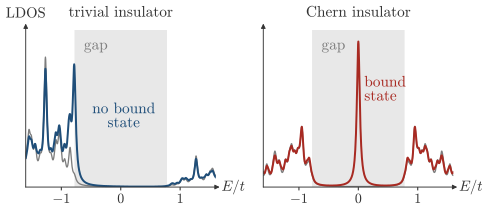

Write the Python code that produced this figure.
"""Session 9, Section 9.8, a vacancy in a Chern insulator and in a trivial insulator with the same gap.

The honeycomb lattice on a torus of 18x18 unit cells (648 sites, no edges), first-neighbor hopping t=1. The
Chern insulator is the Haldane model with t2=0.15 and phase pi/2 (gap 6 sqrt(3) t2 = 1.56 at K and K'), the
trivial insulator has t2=0 and a sublattice mass M=0.78 (gap 2M = 1.56). One A site is removed. We plot the
local density of states summed on the three neighbors of the vacancy, with a Lorentzian broadening 0.03,
next to the same sum in the clean torus. The bulk gap is shaded."""
import os, sys
sys.path.insert(0, os.path.join(os.path.dirname(os.path.abspath(__file__)), '..'))
import numpy as np
import style
style.plt.rcParams.update({'font.size': 11, 'axes.labelsize': 11, 'xtick.labelsize': 10.5, 'ytick.labelsize': 10.5,
                           'legend.fontsize': 10.5})     # larger than the default, so that the labels read on a phone

L = 18
t, t2 = 1.0, 0.15
M = 3 * np.sqrt(3) * t2                      # same gap as the Haldane model
ETA = 0.03


def idx(x, y, s):
    return 2 * ((x % L) * L + (y % L)) + s


def hamiltonian(t2, M):
    N = 2 * L * L
    H = np.zeros((N, N), dtype=complex)
    # first neighbors: B at (x,y) is joined to A at (x,y), (x+1,y), (x,y+1)
    for x in range(L):
        for y in range(L):
            b = idx(x, y, 1)
            for (dx, dy) in ((0, 0), (1, 0), (0, 1)):
                a = idx(x + dx, y + dy, 0)
                H[a, b] -= t; H[b, a] -= t
            H[idx(x, y, 0), idx(x, y, 0)] += M
            H[b, b] -= M
            # second neighbors, the three vectors of one orientation, with the Haldane phase +pi/2 for A and -pi/2 for B
            for (dx, dy) in ((1, 0), (-1, 1), (0, -1)):
                for s, sg in ((0, 1), (1, -1)):
                    i, j = idx(x, y, s), idx(x + dx, y + dy, s)
                    H[i, j] += t2 * np.exp(1j * sg * np.pi / 2)
                    H[j, i] += t2 * np.exp(-1j * sg * np.pi / 2)
    return H


def ldos(H, sites, E):
    e, v = np.linalg.eigh(H)
    w = (np.abs(v[sites, :]) ** 2).sum(axis=0)
    return (w[None, :] * ETA / np.pi / ((E[:, None] - e[None, :]) ** 2 + ETA ** 2)).sum(axis=1), e, w


E = np.linspace(-1.6, 1.6, 801)
vac = idx(L // 2, L // 2, 0)
nbr = [idx(L // 2, L // 2, 1), idx(L // 2 - 1, L // 2, 1), idx(L // 2, L // 2 - 1, 1)]
keep = [i for i in range(2 * L * L) if i != vac]
sel = [keep.index(i) for i in nbr]

fig, axs = style.plt.subplots(1, 2, figsize=(style.WIDTH_CM * style.CM, 5.4 * style.CM), sharey=True,
                              gridspec_kw=dict(wspace=0.25))
for ax, (tt2, MM, title) in zip(axs, ((0.0, M, 'trivial insulator'), (t2, 0.0, 'Chern insulator'))):
    H = hamiltonian(tt2, MM)
    e0 = np.linalg.eigvalsh(H)
    gap = (e0[e0 > 0].min(), e0[e0 < 0].max())
    d0, _, _ = ldos(H, nbr, E)
    Hv = H[np.ix_(keep, keep)]
    d1, e1, w1 = ldos(Hv, sel, E)
    ingap = [(round(float(x), 3), round(float(y), 3)) for x, y in zip(e1, w1) if gap[1] + 0.02 < x < gap[0] - 0.02]
    print(title, 'gap edges %.3f %.3f' % (gap[1], gap[0]), 'in-gap levels (E, weight on the 3 neighbors):', ingap)
    ax.axvspan(gap[1], gap[0], color=style.GRID, alpha=0.6, lw=0, zorder=0)
    ax.plot(E, d0, color=style.MUTED, lw=1.0, label='clean')
    ax.plot(E, d1, color=style.BROKEN if tt2 else style.ACCENT, lw=1.5, label='with vacancy')
    style.arrows(ax, xlabel=r'$E/t$')
    ax.set_xlim(E[0], E[-1])
    ax.set_title(title, fontsize=11.5, pad=10)
    ax.set_xticks([-1, 0, 1]); ax.tick_params(axis='x', length=2.5, pad=2)
top = 1.08 * max(l.get_ydata().max() for a in axs for l in a.get_lines())
axs[0].set_ylim(0, top)
for ax in axs:
    style.label(ax, -0.42, top * 0.9, 'gap', color=style.MUTED, fontsize=11.5)
axs[0].annotate(r'LDOS', xy=(0, 1.06), xycoords='axes fraction', ha='center', va='bottom')
style.label(axs[0], 0.05, top * 0.45, 'no bound\nstate', color=style.ACCENT, fontsize=11.5)
style.label(axs[1], 0.1, top * 0.62, 'bound\nstate', color=style.BROKEN, fontsize=11.5, ha='left')
style.save(fig, __file__)
